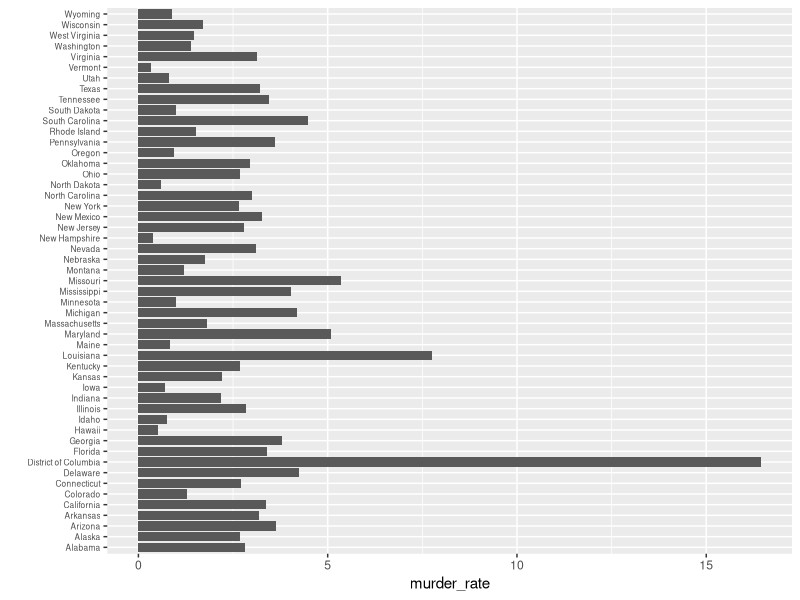
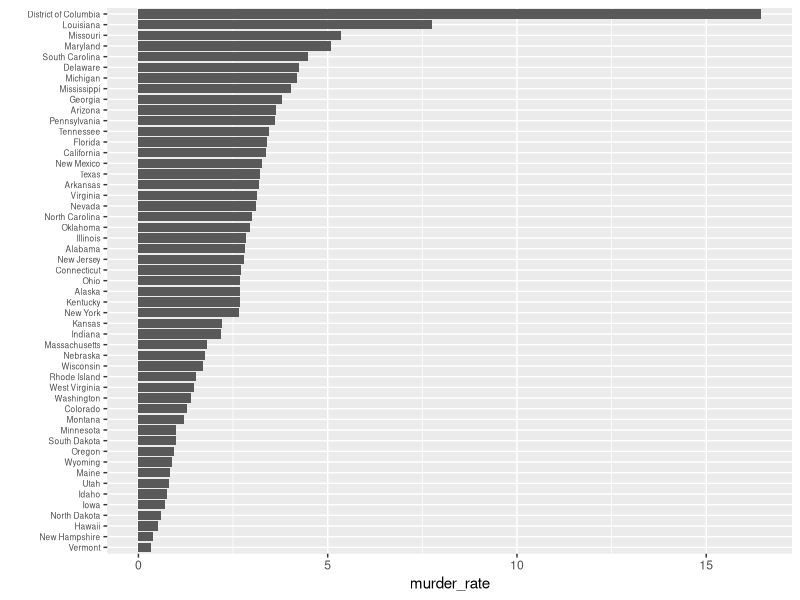
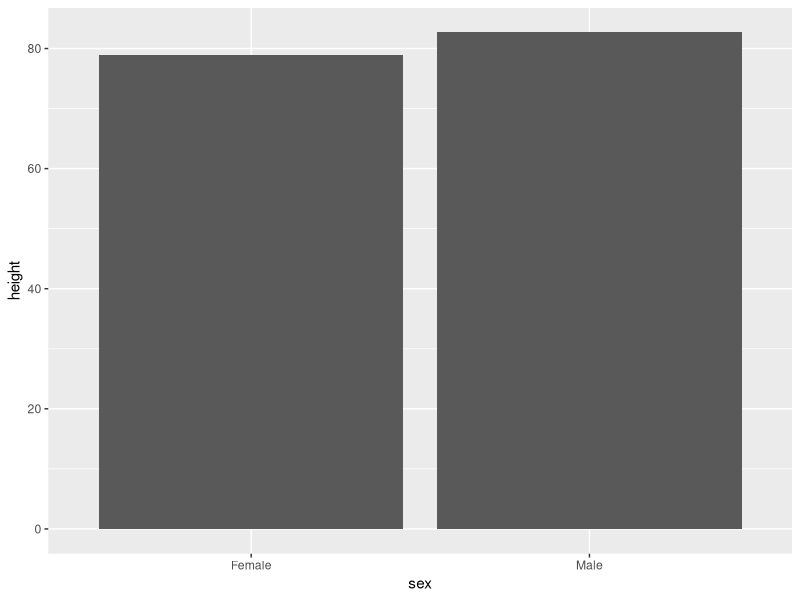
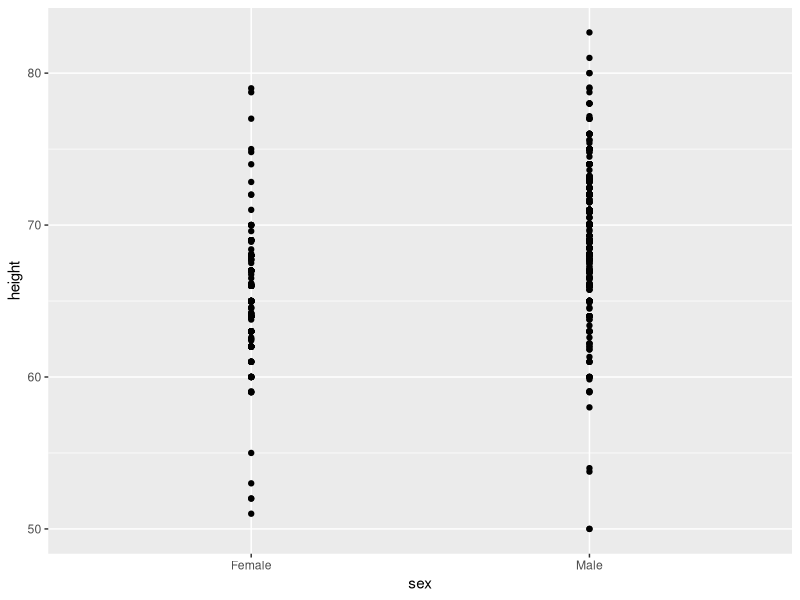
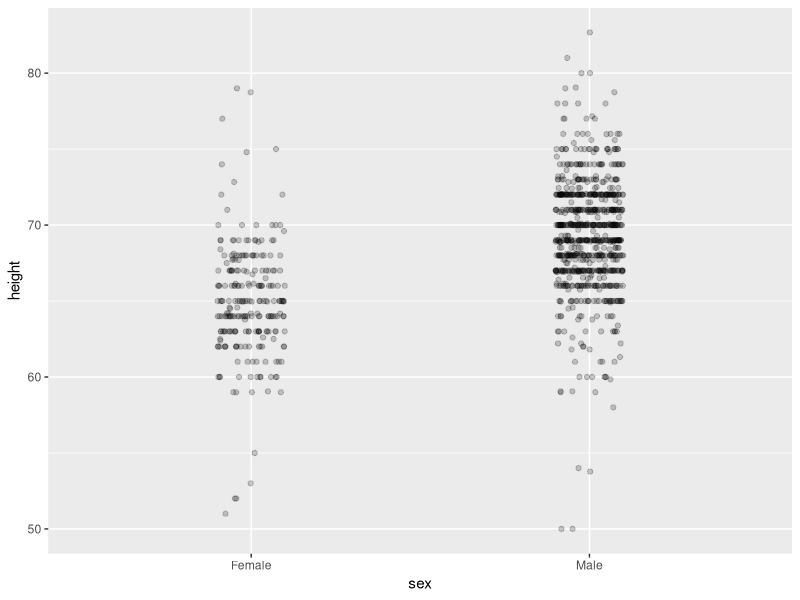
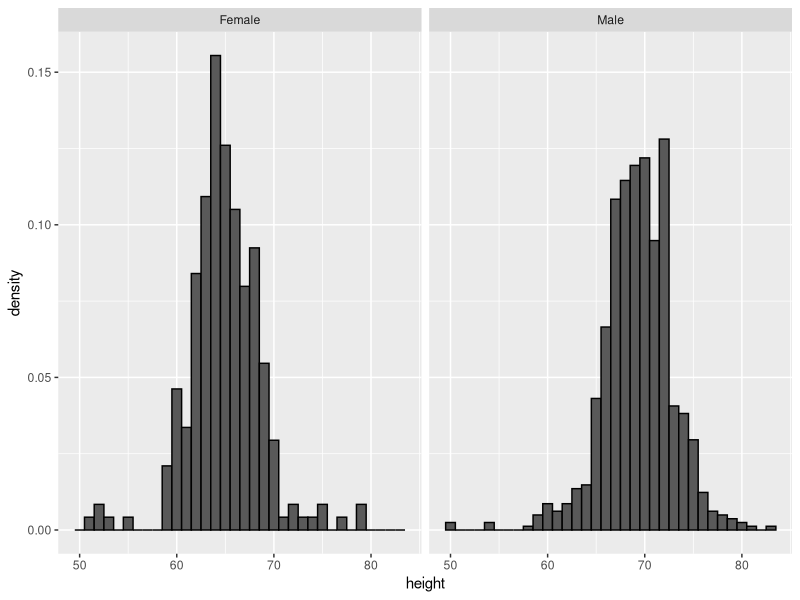
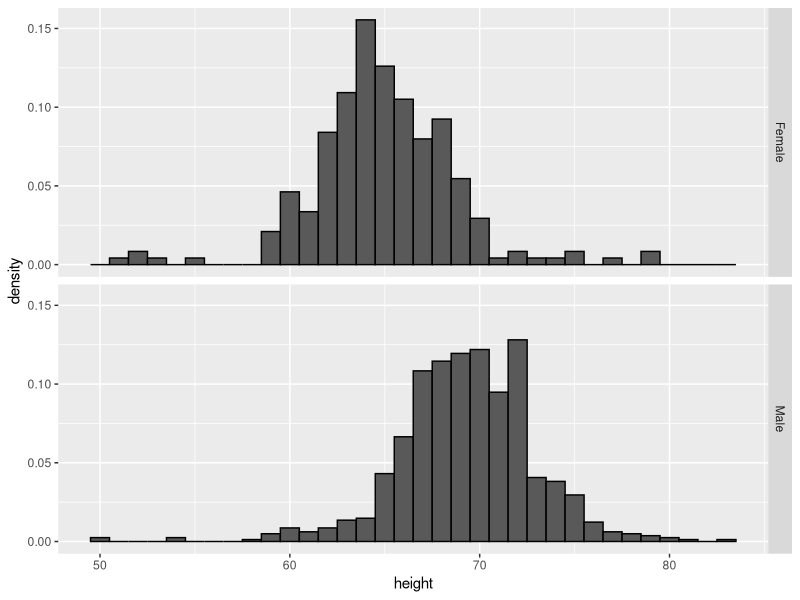
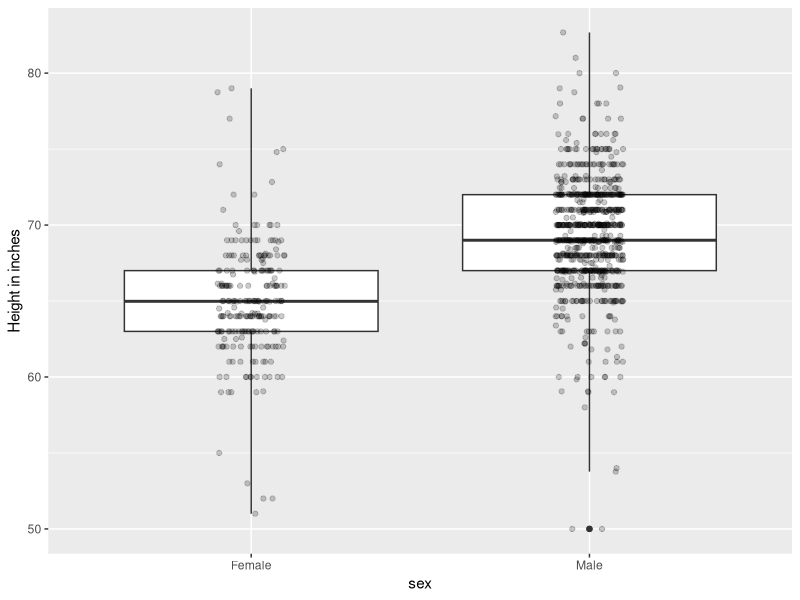

The R source for these figures, in order: (Note: this script raises an error after producing the figures.)
## ---- chunk 1
library(tidyverse)
library(dslabs)
library(gridExtra)
## ---- chunk 2
data(murders)
murders %>% mutate(murder_rate = total / population * 100000) %>%
 #mutate(state = reorder(state, murder_rate)) %>% (reorder로 새롭게 column 지정)
  ggplot(aes(state, murder_rate)) +
  geom_bar(stat="identity") +
  coord_flip() +
  theme(axis.text.y = element_text(size = 6)) +
  xlab("")


data(murders)
murders %>% mutate(murder_rate = total / population * 100000) %>%
  mutate(state = reorder(state, murder_rate)) %>%
  ggplot(aes(state, murder_rate)) +
  geom_bar(stat="identity") +
  coord_flip() +
  theme(axis.text.y = element_text(size = 6)) +
  xlab("")
## ---- chunk 3
heights %>% 
  ggplot(aes(sex, height)) + 
  geom_bar(stat = "identity",position=position_dodge())

## ---- chunk 4
heights %>% 
  ggplot(aes(sex, height)) + 
  geom_point() 
## ---- chunk 5
heights %>% 
  ggplot(aes(sex, height)) +
  geom_jitter(width = 0.1, alpha = 0.2) 
## ---- chunk 6
heights %>% 
  ggplot(aes(height,..density..)) +
  geom_histogram(binwidth = 1, color="black") +
  facet_wrap(~sex)
## ---- chunk 7
heights %>% 
  ggplot(aes(height, ..density..)) +
  geom_histogram(binwidth = 1, color="black") +
  facet_grid(sex~.)
## ---- chunk 8
heights %>% 
  ggplot(aes(sex, height)) + 
  geom_boxplot(coef=3) + 
  geom_jitter(width = 0.1, alpha = 0.2) +
  ylab("Height in inches")
## ---- chunk 9
gapminder %>% mutate(population_in_millions = population/100000 & !is.na(population)) %>%
  group_by(continent) %>%
  summarize(avg = mean(population_in_millions)) %>%
  ggplot(aes(continent, avg)) +
  geom_bar(stat="identity") +
  ylab("Population in Millions")

gapminder %>% select(country, continent, population) %>% group_by(continent) %>%
  mutate(population_in_millions = population/1000000) %>%

gapminder %>% select(country, continent, population) %>% group_by(continent) %>%
  mutate(population_in_millions = population/1000000) %>%
  summarize(avg=mean(population_in_millions & !is.na(population)))

## ---- chunk 10
west <- c("Western Europe","Northern Europe","Southern Europe",
          "Northern America","Australia and New Zealand")

dat <- gapminder %>% 
  filter(year%in% c(2010, 2015) & region %in% west & 
           !is.na(life_expectancy) & population > 10^7) 

dat %>%
  mutate(location = ifelse(year == 2010, 1, 2), 
         location = ifelse(year == 2015 & 
                             country %in% c("United Kingdom","Portugal"),
                           location+0.22, location),
         hjust = ifelse(year == 2010, 1, 0)) %>%
  mutate(year = as.factor(year)) %>%
  ggplot(aes(year, life_expectancy, group = country)) +
  geom_line(aes(color = country), show.legend = FALSE) +
  geom_text(aes(x = location, label = country, hjust = hjust), 
            show.legend = FALSE) +
  xlab("") + 
  ylab("Life Expectancy")
## ---- chunk 11
library(ggrepel)
dat %>% 
   mutate(year = paste0("life_expectancy_", year)) %>%
   select(country, year, life_expectancy) %>% spread(year, life_expectancy) %>% 
  mutate(average = (life_expectancy_2015 + life_expectancy_2010)/2,
         difference = life_expectancy_2015 - life_expectancy_2010) %>%
  ggplot(aes(average, difference, label = country)) + 
  geom_point() +
  geom_text_repel() +
  geom_abline(lty = 2) +
  xlab("Average of 2010 and 2015") + 
  ylab("Difference between 2015 and 2010")
## ---- chunk 12
library(RColorBrewer)
display.brewer.all(type="seq")
## ---- chunk 13
library(RColorBrewer)
display.brewer.all(type="div")
## ---- chunk 14
library(dslabs)
data(us_contagious_diseases)
## ---- chunk 15
dat <- us_contagious_diseases %>%  
  filter(year == 1967 & disease=="Measles" & !is.na(population)) %>%
  mutate(rate = count / population * 10000 * 52 / weeks_reporting)
## ---- chunk 16
dat %>% ggplot(aes(state, rate)) +
  geom_bar(stat="identity") +
  coord_flip() #change the axes to each other
## ---- chunk 17
state <- dat$state
rate <- dat$count/dat$population*10000*52/dat$weeks_reporting
## ---- chunk 18
state <- reorder(dat$state, rate)
state
## ---- chunk 19
dat %>% mutate(state = reorder(dat$state,rate)) %>%
  ggplot(aes(state, rate)) +
  geom_bar(stat="identity") +
  coord_flip() 
## ---- chunk 20
library(dslabs)
data("murders")
murders %>% mutate(rate = total/population*100000) %>%
  group_by(region) %>%
  summarize(avg = mean(rate)) %>%
  #mutate(region = factor(region)) %>%
  ggplot(aes(region, avg)) +
  geom_bar(stat="identity") +
  ylab("Murder Rate Average")
## ---- chunk 21
data("murders")
murders %>% mutate(rate = total/population*100000)
## ---- chunk 22
murders %>% mutate(rate = total/population*100000) %>% 
  group_by(region) %>%
  ggplot(aes(region, rate)) +
  geom_boxplot(coef=3) + 
  geom_jitter(width = 0.1, alpha = 0.2) +
  ylab("Murder Rate Average")
## ---- chunk 23
us_contagious_diseases %>%  
  filter(disease=="Smallpox" & weeks_reporting <10 & !is.na(population)) %>%
  mutate(rate = count / population * 10000 * 52 / weeks_reporting) %>%
  ggplot(aes(state, year, fill=rate)) +
  geom_tile() + 
  coord_flip() 
## ---- chunk 24
us_contagious_diseases %>%  
  filter(disease=="Smallpox" & weeks_reporting <10 & !is.na(population)) %>%
  mutate(rate = count / population * 10000 * 52 / weeks_reporting) %>%
  ggplot(aes(state, rate)) +
  geom_line() +
    coord_flip()
## ---- chunk 25
us_contagious_diseases %>%  
  filter(state == "California" &  weeks_reporting >= 10 & !is.na(population)) %>%
  mutate(rate = count / population * 10000 * 52 / weeks_reporting) %>%
  ggplot(aes(disease, year, col=disease)) +
  geom_line() + 
  coord_flip() 
## ---- chunk 26
us_contagious_diseases %>%  
  filter(weeks_reporting >= 10 & !is.na(population)) %>%
  mutate(rate = sum(count) / sum(population) * 10000 * 52 / weeks_reporting) %>%
  ggplot(aes(disease, year, col=disease)) +
  geom_line() + 
  coord_flip() 
## ---- chunk 27
library(tidyverse)
library(dslabs)
data(us_contagious_diseases)
str(us_contagious_diseases)
## ---- chunk 28
the_disease <- "Measles"
dat <- us_contagious_diseases %>%
  filter(!state%in%c("Hawaii","Alaska") & disease == the_disease) %>%
  mutate(rate = count / population * 10000 * 52 / weeks_reporting) %>% 
  mutate(state = reorder(state, rate)) 
## ---- chunk 29
dat %>% filter(state == "California" & !is.na(rate)) %>%
  ggplot(aes(year, rate)) +
  geom_line() + 
  ylab("Cases per 10,000")  + 
  geom_vline(xintercept=1963, col = "blue")
## ---- chunk 30
dat %>% ggplot(aes(year, state, fill = rate)) +
  geom_tile(color = "grey50") +
  scale_x_continuous(expand=c(0,0)) +
  scale_fill_gradientn(colors = RColorBrewer::brewer.pal(9, "Reds"), trans = "sqrt") +
  geom_vline(xintercept=1963, col = "blue") +
  theme_minimal() +  theme(panel.grid = element_blank()) +
  ggtitle(the_disease) + 
  ylab("") + 
  xlab("")
## ---- chunk 31
avg <- us_contagious_diseases %>%
  filter(disease==the_disease) %>% group_by(year) %>%
  summarize(us_rate = sum(count, na.rm=TRUE)/sum(population, na.rm=TRUE)*10000)
## ---- chunk 32
dat %>% 
  filter(!is.na(rate)) %>%
    ggplot() +
  geom_line(aes(year, rate, group = state),  color = "grey50", 
            show.legend = FALSE, alpha = 0.2, size = 1) +
  geom_line(mapping = aes(year, us_rate),  data = avg, size = 1, color = "black") +
  scale_y_continuous(trans = "sqrt", breaks = c(5, 25, 125, 300)) + 
  ggtitle("Cases per 10,000 by state") + 
  xlab("") + 
  ylab("") +
  geom_text(data = data.frame(x = 1955, y = 50), 
            mapping = aes(x, y, label="US average"), 
            color="black") + 
  geom_vline(xintercept=1963, col = "blue") 
## ---- chunk 33
the_disease <- "Smallpox"
dat <- us_contagious_diseases %>%
  filter(!state%in%c("Hawaii","Alaska") & disease == the_disease & weeks_reporting <10) %>%
  mutate(rate = count / population * 10000 * 52 / weeks_reporting) %>% 
  mutate(state = reorder(state, rate))

dat %>% ggplot(aes(year, state, fill = rate)) +
  geom_tile(color = "grey50") +
  scale_x_continuous(expand=c(0,0)) +
  scale_fill_gradientn(colors = RColorBrewer::brewer.pal(9, "Reds"), trans = "sqrt") +
  geom_vline(xintercept=1963, col = "blue") +
  theme_minimal() +  theme(panel.grid = element_blank()) +
  ggtitle(the_disease) + 
  ylab("") + 
  xlab("")
## ---- chunk 34
dat %>% 
  filter(!is.na(rate)) %>%
    ggplot() +
  geom_line(aes(year, rate, group = state),  color = "grey50", 
            show.legend = FALSE, alpha = 0.2, size = 1) +
  geom_line(mapping = aes(year, us_rate),  data = avg, size = 1, color = "black") +
  scale_y_continuous(trans = "sqrt", breaks = c(5, 25, 125, 300)) + 
  ggtitle("Cases per 10,000 by state") + 
  xlab("") + 
  ylab("") +
  geom_text(data = data.frame(x = 1955, y = 50), 
            mapping = aes(x, y, label="US average"), 
            color="black") + 
  geom_vline(xintercept=1963, col = "blue") 
## ---- chunk 35
dat <- us_contagious_diseases %>%
  filter(state %in% c("California")& weeks_reporting >= 10) %>%
  mutate(rate = count / population * 10000 * 52 / weeks_reporting) %>% 
  mutate(state = reorder(state, rate))

dat %>% 
  filter(!is.na(rate)) %>%
    ggplot() +
  geom_line(aes(year, rate, col=disease), 
           alpha = 0.2, size = 1) +
  scale_y_continuous(trans = "sqrt", breaks = c(5, 25, 125, 300)) + 
  xlab("") + 
  ylab("")

## ---- chunk 36
us_contagious_diseases %>% 
  filter(weeks_reporting >= 10) %>%
  mutate(rate = count / population * 10000 * 52 / weeks_reporting) %>% 
  mutate(state = reorder(state, rate)) %>%
  filter(!is.na(rate)) %>%
    ggplot() +
  geom_line(aes(year, rate, col=disease), 
           alpha = 0.2, size = 1) +
  scale_y_continuous(trans = "sqrt", breaks = c(5, 25, 125, 300)) + 
  xlab("") + 
  ylab("")
